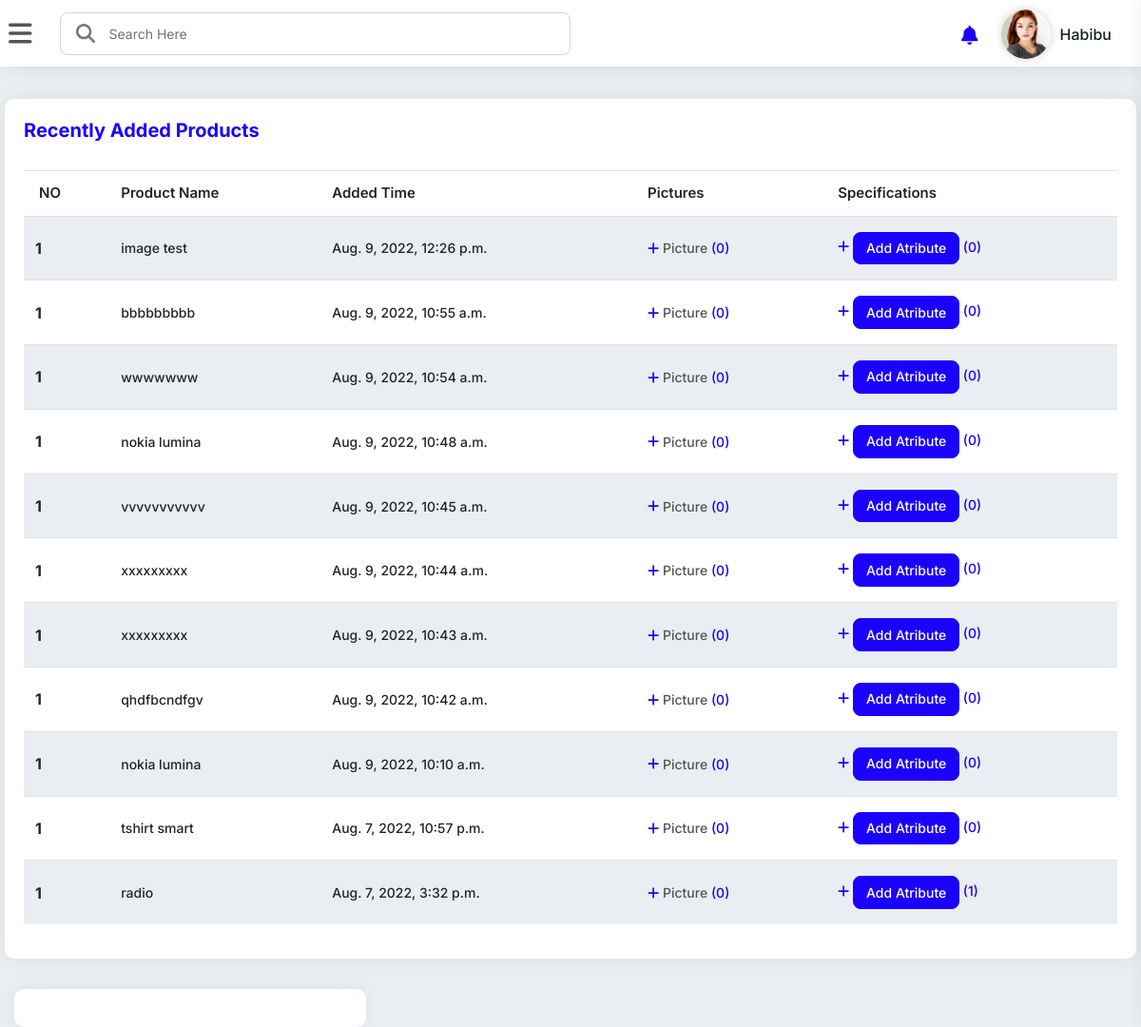
The app's page /added_products (signed in), older data.
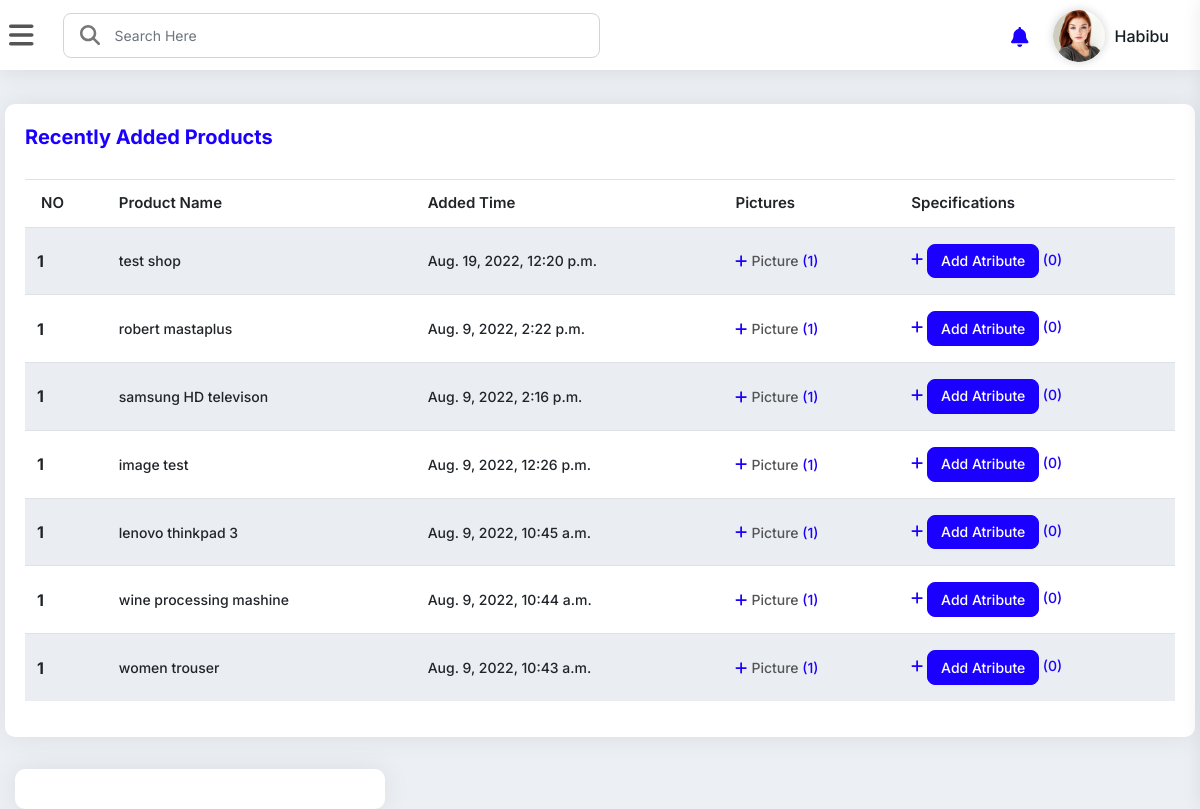
The same page, newer data.
### mainapp/models.py (models this page shows, shortened)
class Product(models.Model):
    id = models.AutoField(
        primary_key=True, auto_created=True, verbose_name="Product ID")
    shop_id = models.ForeignKey("Shops", verbose_name=_(
        "Shop ID"), on_delete=models.CASCADE, null=True)
    product_name = models.CharField(max_length=200)
    price = models.IntegerField(default=0, )
    posted_Date = models.DateTimeField(auto_now_add=True)
    description = models.TextField(blank=True)
    manufactured_Date = models.DateField()
    brand_name = models.CharField(max_length=200, null=True, blank=True)
    is_active = models.BooleanField(_("Active"), default=True)
    class Meta:
        db_table = 'products'
        verbose_name = "PRODUCT"
        verbose_name_plural = "PRODUCTS"

### mainapp/adminviews.py (the view)
# urls.py: path('added_products', adminviews.added_products, name="added_products"),
def added_products(request):
    products = Product.objects.filter(
        shop_id__seller_id__user_id=request.user.id).annotate(
            ptp=Count('pictures', distinct=True)).order_by(
                '-posted_Date').annotate(
                attrs=Count('product_attribute', distinct=True))
    print(products.query)
    context = {'products': products, }
    return render(request, "dashboard/added_products.html", context)

### templates/dashboard/added_products.html (shortened to what this page needs)
{% extends "dashboard/base.html" %} {% load static %}
{% block content %}
<div class="pd-20 card-box mb-30">
    <div class="clearfix mb-20">
        <div class="pull-left">
            <h4 class="text-blue h4">Recently Added Products</h4>
        </div>
    </div>
    <div class="table-responsive">
        <table class="table table-striped">
            <thead>
                <tr>
                    <th scope="col">NO</th>
                    <th scope="col">Product Name</th>
                    <th scope="col">Added Time </th>
                    <th scope="col">Pictures</th>
                    <th scope="col">Specifications</th>
                </tr>
            </thead>
            <tbody>
                {% for product in products %}
                <tr>
                    <th scope="row">1</th>
                    <td>{{product.product_name}}</td>
                    <td>{{product.posted_Date}}</td>
                    <td>
                        <a href="{% url 'upload_pictures' product.id %}">
                            <div class="fa-solid fa-plus text-blue fa2x"></div>
                            Picture <span class="text-blue">({{product.ptp}})</span></th>
                        </a>
                    </td>
                    <td>
                        <div class="fa-solid fa-plus text-blue fa2x"></div>
                        <button class="btn-primary btn btn-sm" data-toggle="modal" data-target="#small-modal"
                            type="button">Add Atribute</button>
                            <span class="text-blue">({{product.attrs}})</span>
                    </td>
                </tr>
                {% endfor %}
            </tbody>
        </table>
    </div>
</div>
</div>
<div class="col-md-4 col-sm-12 mb-30">
    <div class="pd-20 card-box height-100-p">
    </div>
</div>
{% endblock %}

Row changes from the older to the newer data that the page shows:
no longer on this page (row edited): Product: product_name "bbbbbbbbb", posted_Date "Aug. 9, 2022, 10:55 a.m.", ptp "0", attrs "0"
removed Product: product_name "wwwwwww", posted_Date "Aug. 9, 2022, 10:54 a.m.", ptp "0", attrs "0"
removed Product: product_name "nokia lumina", posted_Date "Aug. 9, 2022, 10:48 a.m.", ptp "0", attrs "0"
removed Product: product_name "qhdfbcndfgv", posted_Date "Aug. 9, 2022, 10:42 a.m.", ptp "0", attrs "0"
removed Product: product_name "nokia lumina", posted_Date "Aug. 9, 2022, 10:10 a.m.", ptp "0", attrs "0"
removed Product: product_name "tshirt smart", posted_Date "Aug. 7, 2022, 10:57 p.m.", ptp "0", attrs "0"
removed Product: product_name "radio", posted_Date "Aug. 7, 2022, 3:32 p.m.", ptp "0", attrs "1"
added Product: product_name "test shop", posted_Date "Aug. 19, 2022, 12:20 p.m.", ptp "1", attrs "0"
added Product: product_name "robert mastaplus", posted_Date "Aug. 9, 2022, 2:22 p.m.", ptp "1", attrs "0"
added Product: product_name "samsung HD televison", posted_Date "Aug. 9, 2022, 2:16 p.m.", ptp "1", attrs "0"
computed for Product "image test": ptp "0" → "1"
changed Product: product_name "vvvvvvvvvvv" → "lenovo thinkpad 3"; ptp "0" → "1"
changed Product: product_name "xxxxxxxxx" → "wine processing mashine"; ptp "0" → "1"
changed Product: product_name "xxxxxxxxx" → "women trouser"; ptp "0" → "1"
